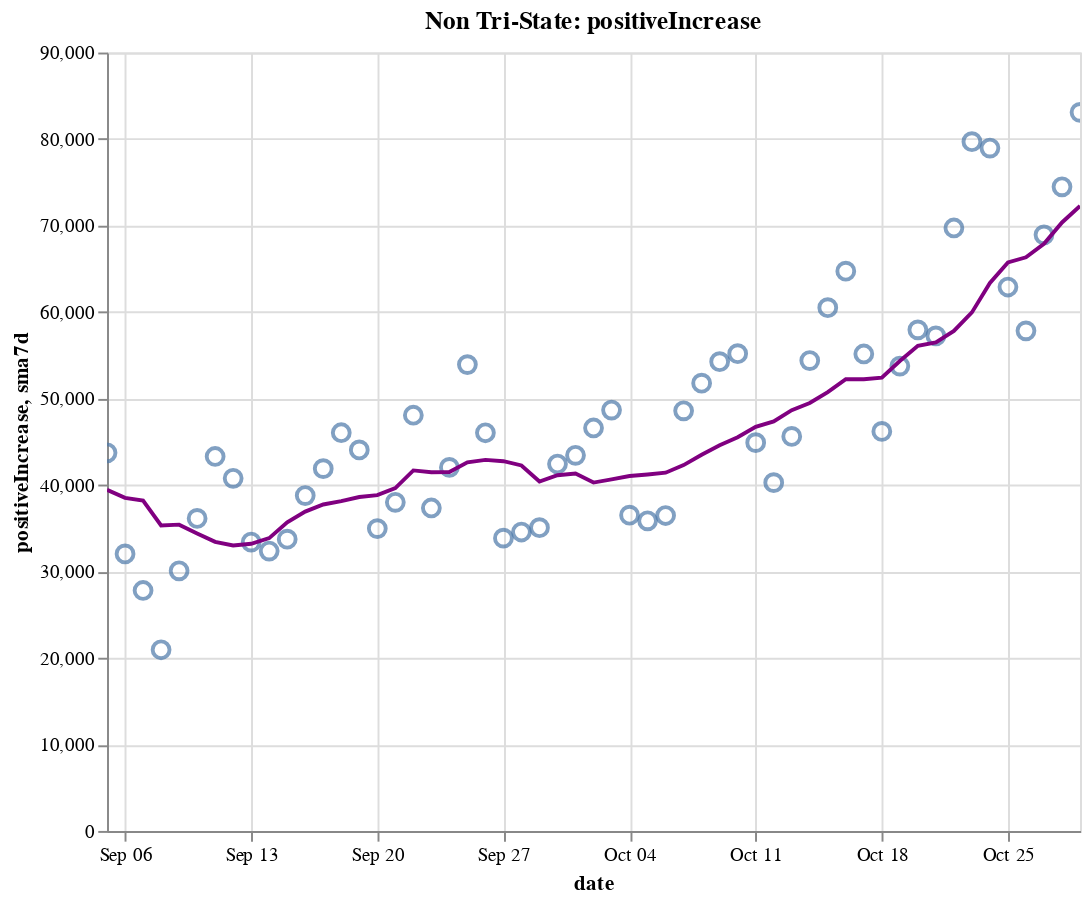

Write notebook code for a chart like this one.
### Code cell
create_plot(non_tristate, 'positiveIncrease')

### Figure 1 — Vega-Lite specification as saved in the notebook (floating-point values rounded to 4 significant figures)
{"config": {"view": {"continuousWidth": 400, "continuousHeight": 300}}, "layer": [{"layer": [{"mark": {"type": "point", "size": 75}, "encoding": {"tooltip": [{"type": "temporal", "field": "date"}, {"type": "quantitative", "field": "positiveIncrease"}, {"type": "quantitative", "field": "sma7d"}], "x": {"type": "temporal", "field": "date"}, "y": {"type": "quantitative", "field": "positiveIncrease"}}, "selection": {"selector014": {"type": "interval", "bind": "scales", "encodings": ["x", "y"]}}}, {"mark": {"type": "line", "color": "purple"}, "encoding": {"x": {"type": "temporal", "field": "date"}, "y": {"type": "quantitative", "field": "sma7d"}}}]}, {"mark": {"type": "rule", "color": "#aaa"}, "encoding": {"x": {"type": "temporal", "field": "date"}}, "transform": [{"filter": {"selection": "selector013"}}]}, {"mark": "circle", "encoding": {"opacity": {"condition": {"value": 1, "selection": "selector013"}, "value": 0}, "tooltip": [{"type": "temporal", "field": "date"}, {"type": "quantitative", "field": "positiveIncrease"}, {"type": "quantitative", "field": "sma7d"}], "x": {"type": "temporal", "field": "date"}, "y": {"type": "quantitative", "field": "positiveIncrease"}}, "selection": {"selector013": {"type": "single", "encodings": ["x"], "on": "mouseover", "nearest": true, "empty": "none"}}}, {"mark": {"type": "text", "align": "left", "dx": 5, "dy": -5, "stroke": "white", "strokeWidth": 2}, "encoding": {"text": {"type": "quantitative", "field": "positiveIncrease"}, "tooltip": [{"type": "temporal", "field": "date"}, {"type": "quantitative", "field": "positiveIncrease"}, {"type": "quantitative", "field": "sma7d"}], "x": {"type": "temporal", "field": "date"}, "y": {"type": "quantitative", "field": "positiveIncrease"}}, "transform": [{"filter": {"selection": "selector013"}}]}, {"mark": {"type": "text", "align": "left", "dx": 5, "dy": -5}, "encoding": {"text": {"type": "quantitative", "field": "positiveIncrease"}, "tooltip": [{"type": "temporal", "field": "date"}, {"type": "quantitative", "field": "positiveIncrease"}, {"type": "quantitative", "field": "sma7d"}], "x": {"type": "temporal", "field": "date"}, "y": {"type": "quantitative", "field": "positiveIncrease"}}, "transform": [{"filter": {"selection": "selector013"}}]}], "data": {"name": "data-1ea579f0f9ab88c198eff5074c13b23f"}, "height": 400, "title": "Non Tri-State: positiveIncrease", "width": 500, "$schema": "https://vega.github.io/schema/vega-lite/v4.8.1.json", "datasets": {"data-1ea579f0f9ab88c198eff5074c13b23f": [{"date": "2020-09-05T00:00:00", "totalTestResultsIncrease": 866500.0, "positiveIncrease": 43720.0, "death": 134900.0, "deathIncrease": 909.0, "positiveRate": 0.05, "state": "Non Tri-State", "sma7d": 39440.0}, {"date": "2020-09-06T00:00:00", "totalTestResultsIncrease": 708500.0, "positiveIncrease": 32030.0, "death": 135300.0, "deathIncrease": 436.0, "positiveRate": 0.045, "state": "Non Tri-State", "sma7d": 38520.0}, {"date": "2020-09-07T00:00:00", "totalTestResultsIncrease": 551800.0, "positiveIncrease": 27800.0, "death": 135500.0, "deathIncrease": 221.0, "positiveRate": 0.05, "state": "Non Tri-State", "sma7d": 38200.0}, {"date": "2020-09-08T00:00:00", "totalTestResultsIncrease": 459600.0, "positiveIncrease": 20950.0, "death": 135900.0, "deathIncrease": 341.0, "positiveRate": 0.046, "state": "Non Tri-State", "sma7d": 35320.0}, {"date": "2020-09-09T00:00:00", "totalTestResultsIncrease": 614000.0, "positiveIncrease": 30080.0, "death": 136900.0, "deathIncrease": 1073.0, "positiveRate": 0.049, "state": "Non Tri-State", "sma7d": 35410.0}, {"date": "2020-09-10T00:00:00", "totalTestResultsIncrease": 662800.0, "positiveIncrease": 36130.0, "death": 138100.0, "deathIncrease": 1154.0, "positiveRate": 0.055, "state": "Non Tri-State", "sma7d": 34400.0}, {"date": "2020-09-11T00:00:00", "totalTestResultsIncrease": 781600.0, "positiveIncrease": 43290.0, "death": 139100.0, "deathIncrease": 1002.0, "positiveRate": 0.055, "state": "Non Tri-State", "sma7d": 33430.0}, {"date": "2020-09-12T00:00:00", "totalTestResultsIncrease": 890900.0, "positiveIncrease": 40770.0, "death": 139900.0, "deathIncrease": 804.0, "positiveRate": 0.046, "state": "Non Tri-State", "sma7d": 33010.0}, {"date": "2020-09-13T00:00:00", "totalTestResultsIncrease": 672600.0, "positiveIncrease": 33400.0, "death": 140300.0, "deathIncrease": 379.0, "positiveRate": 0.05, "state": "Non Tri-State", "sma7d": 33200.0}, {"date": "2020-09-14T00:00:00", "totalTestResultsIncrease": 367400.0, "positiveIncrease": 32360.0, "death": 140700.0, "deathIncrease": 391.0, "positiveRate": 0.088, "state": "Non Tri-State", "sma7d": 33850.0}, {"date": "2020-09-15T00:00:00", "totalTestResultsIncrease": 706000.0, "positiveIncrease": 33730.0, "death": 141700.0, "deathIncrease": 1011.0, "positiveRate": 0.048, "state": "Non Tri-State", "sma7d": 35680.0}, {"date": "2020-09-16T00:00:00", "totalTestResultsIncrease": 725200.0, "positiveIncrease": 38780.0, "death": 142900.0, "deathIncrease": 1184.0, "positiveRate": 0.053, "state": "Non Tri-State", "sma7d": 36920.0}, {"date": "2020-09-17T00:00:00", "totalTestResultsIncrease": 828100.0, "positiveIncrease": 41890.0, "death": 143700.0, "deathIncrease": 856.0, "positiveRate": 0.051, "state": "Non Tri-State", "sma7d": 37750.0}, {"date": "2020-09-18T00:00:00", "totalTestResultsIncrease": 963800.0, "positiveIncrease": 46040.0, "death": 144600.0, "deathIncrease": 883.0, "positiveRate": 0.048, "state": "Non Tri-State", "sma7d": 38140.0}, {"date": "2020-09-19T00:00:00", "totalTestResultsIncrease": 1066000.0, "positiveIncrease": 44050.0, "death": 145300.0, "deathIncrease": 735.0, "positiveRate": 0.041, "state": "Non Tri-State", "sma7d": 38610.0}, {"date": "2020-09-20T00:00:00", "totalTestResultsIncrease": 818200.0, "positiveIncrease": 34960.0, "death": 145600.0, "deathIncrease": 322.0, "positiveRate": 0.043, "state": "Non Tri-State", "sma7d": 38830.0}, {"date": "2020-09-21T00:00:00", "totalTestResultsIncrease": 671100.0, "positiveIncrease": 38000.0, "death": 145900.0, "deathIncrease": 281.0, "positiveRate": 0.057, "state": "Non Tri-State", "sma7d": 39640.0}, {"date": "2020-09-22T00:00:00", "totalTestResultsIncrease": 710300.0, "positiveIncrease": 48070.0, "death": 146800.0, "deathIncrease": 842.0, "positiveRate": 0.068, "state": "Non Tri-State", "sma7d": 41680.0}, {"date": "2020-09-23T00:00:00", "totalTestResultsIncrease": 904300.0, "positiveIncrease": 37340.0, "death": 147900.0, "deathIncrease": 1145.0, "positiveRate": 0.041, "state": "Non Tri-State", "sma7d": 41480.0}, {"date": "2020-09-24T00:00:00", "totalTestResultsIncrease": 900400.0, "positiveIncrease": 42030.0, "death": 148800.0, "deathIncrease": 908.0, "positiveRate": 0.047, "state": "Non Tri-State", "sma7d": 41500.0}, {"date": "2020-09-25T00:00:00", "totalTestResultsIncrease": 977400.0, "positiveIncrease": 53920.0, "death": 149700.0, "deathIncrease": 829.0, "positiveRate": 0.055, "state": "Non Tri-State", "sma7d": 42620.0}, {"date": "2020-09-26T00:00:00", "totalTestResultsIncrease": 989600.0, "positiveIncrease": 46040.0, "death": 150500.0, "deathIncrease": 859.0, "positiveRate": 0.047, "state": "Non Tri-State", "sma7d": 42910.0}, {"date": "2020-09-27T00:00:00", "totalTestResultsIncrease": 820500.0, "positiveIncrease": 33860.0, "death": 150800.0, "deathIncrease": 295.0, "positiveRate": 0.041, "state": "Non Tri-State", "sma7d": 42750.0}, {"date": "2020-09-28T00:00:00", "totalTestResultsIncrease": 1007000.0, "positiveIncrease": 34560.0, "death": 151100.0, "deathIncrease": 245.0, "positiveRate": 0.034, "state": "Non Tri-State", "sma7d": 42260.0}, {"date": "2020-09-29T00:00:00", "totalTestResultsIncrease": 815600.0, "positiveIncrease": 35060.0, "death": 151800.0, "deathIncrease": 725.0, "positiveRate": 0.043, "state": "Non Tri-State", "sma7d": 40400.0}, {"date": "2020-09-30T00:00:00", "totalTestResultsIncrease": 747800.0, "positiveIncrease": 42420.0, "death": 152800.0, "deathIncrease": 1040.0, "positiveRate": 0.057, "state": "Non Tri-State", "sma7d": 41130.0}, {"date": "2020-10-01T00:00:00", "totalTestResultsIncrease": 878100.0, "positiveIncrease": 43430.0, "death": 153600.0, "deathIncrease": 832.0, "positiveRate": 0.049, "state": "Non Tri-State", "sma7d": 41330.0}, {"date": "2020-10-02T00:00:00", "totalTestResultsIncrease": 992000.0, "positiveIncrease": 46590.0, "death": 154500.0, "deathIncrease": 822.0, "positiveRate": 0.047, "state": "Non Tri-State", "sma7d": 40280.0}, {"date": "2020-10-03T00:00:00", "totalTestResultsIncrease": 965100.0, "positiveIncrease": 48660.0, "death": 155200.0, "deathIncrease": 729.0, "positiveRate": 0.05, "state": "Non Tri-State", "sma7d": 40650.0}, {"date": "2020-10-04T00:00:00", "totalTestResultsIncrease": 857700.0, "positiveIncrease": 36510.0, "death": 155500.0, "deathIncrease": 348.0, "positiveRate": 0.043, "state": "Non Tri-State", "sma7d": 41030.0}, {"date": "2020-10-05T00:00:00", "totalTestResultsIncrease": 840100.0, "positiveIncrease": 35860.0, "death": 155900.0, "deathIncrease": 312.0, "positiveRate": 0.043, "state": "Non Tri-State", "sma7d": 41220.0}, {"date": "2020-10-06T00:00:00", "totalTestResultsIncrease": 792500.0, "positiveIncrease": 36470.0, "death": 156500.0, "deathIncrease": 612.0, "positiveRate": 0.046, "state": "Non Tri-State", "sma7d": 41420.0}, {"date": "2020-10-07T00:00:00", "totalTestResultsIncrease": 834500.0, "positiveIncrease": 48570.0, "death": 157400.0, "deathIncrease": 901.0, "positiveRate": 0.058, "state": "Non Tri-State", "sma7d": 42300.0}, {"date": "2020-10-08T00:00:00", "totalTestResultsIncrease": 915800.0, "positiveIncrease": 51770.0, "death": 158300.0, "deathIncrease": 963.0, "positiveRate": 0.057, "state": "Non Tri-State", "sma7d": 43490.0}, {"date": "2020-10-09T00:00:00", "totalTestResultsIncrease": 1008000.0, "positiveIncrease": 54260.0, "death": 159200.0, "deathIncrease": 880.0, "positiveRate": 0.054, "state": "Non Tri-State", "sma7d": 44590.0}, {"date": "2020-10-10T00:00:00", "totalTestResultsIncrease": 1078000.0, "positiveIncrease": 55180.0, "death": 159900.0, "deathIncrease": 650.0, "positiveRate": 0.051, "state": "Non Tri-State", "sma7d": 45520.0}, {"date": "2020-10-11T00:00:00", "totalTestResultsIncrease": 964300.0, "positiveIncrease": 44900.0, "death": 160300.0, "deathIncrease": 458.0, "positiveRate": 0.047, "state": "Non Tri-State", "sma7d": 46720.0}, {"date": "2020-10-12T00:00:00", "totalTestResultsIncrease": 815300.0, "positiveIncrease": 40270.0, "death": 160600.0, "deathIncrease": 271.0, "positiveRate": 0.049, "state": "Non Tri-State", "sma7d": 47350.0}, {"date": "2020-10-13T00:00:00", "totalTestResultsIncrease": 927500.0, "positiveIncrease": 45620.0, "death": 161300.0, "deathIncrease": 671.0, "positiveRate": 0.049, "state": "Non Tri-State", "sma7d": 48650.0}, {"date": "2020-10-14T00:00:00", "totalTestResultsIncrease": 857500.0, "positiveIncrease": 54390.0, "death": 162100.0, "deathIncrease": 791.0, "positiveRate": 0.063, "state": "Non Tri-State", "sma7d": 49480.0}, {"date": "2020-10-15T00:00:00", "totalTestResultsIncrease": 920000.0, "positiveIncrease": 60500.0, "death": 163000.0, "deathIncrease": 929.0, "positiveRate": 0.066, "state": "Non Tri-State", "sma7d": 50730.0}, {"date": "2020-10-16T00:00:00", "totalTestResultsIncrease": 1030000.0, "positiveIncrease": 64720.0, "death": 163800.0, "deathIncrease": 860.0, "positiveRate": 0.063, "state": "Non Tri-State", "sma7d": 52230.0}, {"date": "2020-10-17T00:00:00", "totalTestResultsIncrease": 1101000.0, "positiveIncrease": 55150.0, "death": 164600.0, "deathIncrease": 769.0, "positiveRate": 0.05, "state": "Non Tri-State", "sma7d": 52220.0}, {"date": "2020-10-18T00:00:00", "totalTestResultsIncrease": 924200.0, "positiveIncrease": 46190.0, "death": 165000.0, "deathIncrease": 379.0, "positiveRate": 0.05, "state": "Non Tri-State", "sma7d": 52410.0}, {"date": "2020-10-19T00:00:00", "totalTestResultsIncrease": 898300.0, "positiveIncrease": 53750.0, "death": 165400.0, "deathIncrease": 426.0, "positiveRate": 0.06, "state": "Non Tri-State", "sma7d": 54330.0}, {"date": "2020-10-20T00:00:00", "totalTestResultsIncrease": 826100.0, "positiveIncrease": 57940.0, "death": 166200.0, "deathIncrease": 801.0, "positiveRate": 0.07, "state": "Non Tri-State", "sma7d": 56090.0}, {"date": "2020-10-21T00:00:00", "totalTestResultsIncrease": 770100.0, "positiveIncrease": 57240.0, "death": 167200.0, "deathIncrease": 991.0, "positiveRate": 0.074, "state": "Non Tri-State", "sma7d": 56500.0}, {"date": "2020-10-22T00:00:00", "totalTestResultsIncrease": 1028000.0, "positiveIncrease": 69720.0, "death": 168300.0, "deathIncrease": 1108.0, "positiveRate": 0.068, "state": "Non Tri-State", "sma7d": 57810.0}, {"date": "2020-10-23T00:00:00", "totalTestResultsIncrease": 1174000.0, "positiveIncrease": 79700.0, "death": 169200.0, "deathIncrease": 888.0, "positiveRate": 0.068, "state": "Non Tri-State", "sma7d": 59950.0}, {"date": "2020-10-24T00:00:00", "totalTestResultsIncrease": 1163000.0, "positiveIncrease": 78960.0, "death": 170100.0, "deathIncrease": 869.0, "positiveRate": 0.068, "state": "Non Tri-State", "sma7d": 63350.0}, {"date": "2020-10-25T00:00:00", "totalTestResultsIncrease": 1025000.0, "positiveIncrease": 62890.0, "death": 170400.0, "deathIncrease": 361.0, "positiveRate": 0.061, "state": "Non Tri-State", "sma7d": 65740.0}, {"date": "2020-10-26T00:00:00", "totalTestResultsIncrease": 957800.0, "positiveIncrease": 57820.0, "death": 170800.0, "deathIncrease": 358.0, "positiveRate": 0.06, "state": "Non Tri-State", "sma7d": 66320.0}, {"date": "2020-10-27T00:00:00", "totalTestResultsIncrease": 926500.0, "positiveIncrease": 68920.0, "death": 171700.0, "deathIncrease": 895.0, "positiveRate": 0.074, "state": "Non Tri-State", "sma7d": 67890.0}, {"date": "2020-10-28T00:00:00", "totalTestResultsIncrease": 902800.0, "positiveIncrease": 74470.0, "death": 172700.0, "deathIncrease": 983.0, "positiveRate": 0.082, "state": "Non Tri-State", "sma7d": 70350.0}, {"date": "2020-10-29T00:00:00", "totalTestResultsIncrease": 1085000.0, "positiveIncrease": 83080.0, "death": 173700.0, "deathIncrease": 1017.0, "positiveRate": 0.077, "state": "Non Tri-State", "sma7d": 72260.0}]}}
